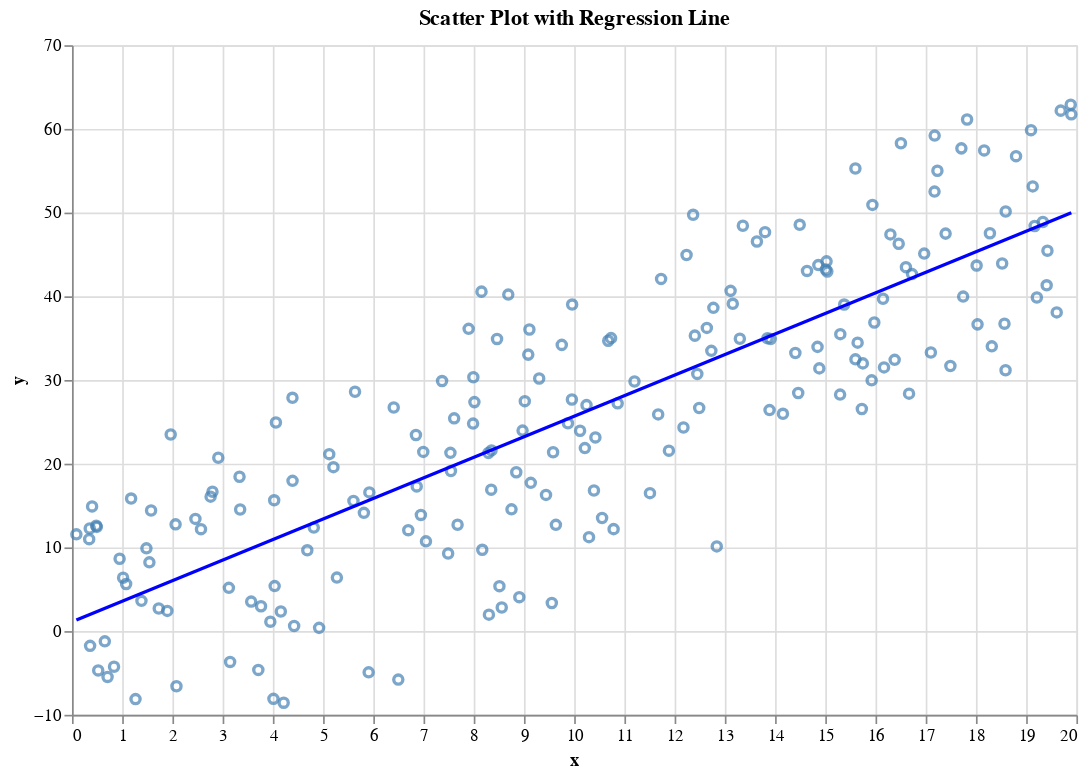

Notebook cell for this chart:
### Code cell
# Generate sample data
np.random.seed(52)
x = np.random.rand(200) * 20
y = 2.5 * x + np.random.normal(0, 10, size=200)

df = pd.DataFrame({'x': x, 'y': y})

# Create scatter plot with regression line
scatter = alt.Chart(df).mark_point(color='steelblue').encode(
    x='x',
    y='y'
).properties(
    title='Scatter Plot with Regression Line',
    width=600,
    height=400
)

regression = scatter.transform_regression('x', 'y').mark_line(color='blue')

# Combine plots
chart = scatter + regression
chart

### Figure 1 — Vega-Lite specification as saved in the notebook (floating-point values rounded to 4 significant figures; data arrays with more than 128 entries replaced by an {"elided": "..."} marker saying what was removed)
{"config": {"view": {"continuousWidth": 300, "continuousHeight": 300}}, "layer": [{"mark": {"type": "point", "color": "steelblue"}, "encoding": {"x": {"field": "x", "type": "quantitative"}, "y": {"field": "y", "type": "quantitative"}}, "title": "Scatter Plot with Regression Line"}, {"mark": {"type": "line", "color": "blue"}, "encoding": {"x": {"field": "x", "type": "quantitative"}, "y": {"field": "y", "type": "quantitative"}}, "title": "Scatter Plot with Regression Line", "transform": [{"on": "x", "regression": "y"}]}], "data": {"name": "data-f03141c85c81de1c4c7515e7345f5006"}, "height": 400, "width": 600, "$schema": "https://vega.github.io/schema/vega-lite/v5.8.0.json", "datasets": {"data-f03141c85c81de1c4c7515e7345f5006": {"elided": "200 records"}}}
